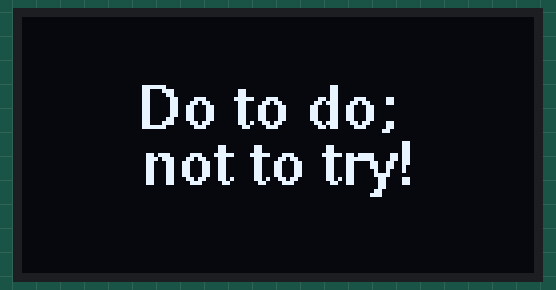
The sketch below on a simulated Arduino Uno, built with avr-gcc and run on an emulated ATmega328P. On the bench: 128×64 one-colour display.

Above: at 0.2 s.

The sketch:

OLED.ino
```cpp
#include "U8glib.h"

U8GLIB_SSD1306_128X64 oled(U8G_I2C_OPT_NONE);

char line1[] = "Do to do; ";
char line2[] = "not to try!";

void setup() {
// put your setup code here, to run once:
}


void draw(void) {

  oled.setFont(u8g_font_helvB10);

  int lineHeight = oled.getFontAscent()-oled.getFontDescent();

  int line1x = (oled.getWidth() - oled.getStrWidth(line1)) /2;
  int line2x = (oled.getWidth() - oled.getStrWidth(line2)) /2;

  oled.drawStr(line1x, lineHeight * 2, line1);
  oled.drawStr(line2x, lineHeight * 3, line2);

}

void loop() {
  // put your main code here, to run repeatedly:
oled.firstPage();
do {
  draw();
} while(oled.nextPage());
}
```
